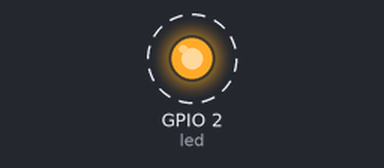
Recording of a program running on a simulated ESP32 board running MicroPython. On the bench: output pins drawn as LEDs (lit = HIGH). Dashed ring = blinking. What the program prints to the serial console is not drawn.

Above: at 0.2 s.
Timing chart, 0 to 3.0 s (numbered marks = the images above):
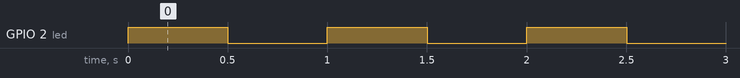

Measured:
- by itself, GPIO 2 (led): alternates HIGH for 0.50 s and LOW for 0.50 s

The program:

ESP32_Blinking_an_LED.py
```python
# Project 1: Blinking an LED
# Description: The classic "Hello, World!" for embedded systems.
#              Blinks an LED connected to a specified GPIO pin at a regular interval.

# Hardware: ESP32, 1 LED, 1 current-limiting resistor (e.g., 220 Ohm), jumper wires.
# Connection: LED Anode (long leg) to ESP32 GPIO (e.g., GPIO2), LED Cathode (short leg) to resistor, resistor to GND.

from machine import Pin
import time

# Define the GPIO pin where the LED is connected
# GPIO2 is often the built-in LED on many ESP32 dev boards
LED_PIN = 2

# Initialize the LED pin as an output
led = Pin(LED_PIN, Pin.OUT)

print(f"Blinking LED on GPIO{LED_PIN}...")

# Main loop to blink the LED
while True:
    led.value(1)  # Turn LED ON (HIGH)
    print("LED ON")
    time.sleep(0.5) # Wait for 0.5 seconds

    led.value(0)  # Turn LED OFF (LOW)
    print("LED OFF")
    time.sleep(0.5) # Wait for 0.5 seconds
```
